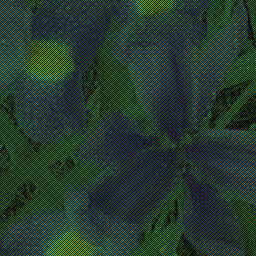
#> input picture Immagini/Fiori_mosaic.bmp, 256 x 256 px, found by its file name
$ python Es_2_6_4.py
#> lines starting #> are read from the running program, lines starting #| are printed output that depends on the picture
"""
Created on Tue Apr 15 15:38:17 2025

@author: david
"""

# 4. Demosaicking. La maggior parte delle fotocamere digitali acquisisce una sola informazione di colore
# (rosso, verde, oppure blu) per ogni pixel, secondo il pattern mostrato nell’immagine Mosaic.bmp, e
# produce quindi, per ogni canale di colore, una matrice in cui solo alcuni dei valori sono non nulli. Gli
# altri valori sono poi ottenuti mediante interpolazione bilineare di quelli disponibili.
# L’immagine Fiori mosaic.bmp contiene appunto, nelle tre componenti, le matrici prima dell’interpolazione.
# Scrivete una funzione function y = demosa1(x) in cui estraete le tre componenti, effettuate l’interpolazione,
# ricomponete l’immagine e confrontate il risultato, sia visivamente che in termini di SNR,
# con l’immagine vera Fiori256.bmp.
# Si pu`o migliorare la qualit`a attraverso un’interpolazione adattativa. A tale scopo scrivete una nuova
# funzione function y = demosa2(x) in cui per ogni pixel da interpolare considerate i valori dei
# due pixel pi`u vicini disponibili sulla stessa riga (W ed E) e sulla stessa colonna (N e S) e calcolate le
# differenze |W − E| e |N − S|. Se |W − E| > 3|N − S|, usate solo N e S per l’interpolazione, se vale
# il contrario usate solo W ed E, altrimenti procedete normalmente.


import skimage.io as io
import skimage.exposure as exp
import matplotlib.pyplot as plt
import scipy.ndimage as ndi
import numpy as np

x = io.imread('../immagini/Fiori_mosaic.bmp')
#> x is the input picture: shape (256, 256, 3); mean R, G, B 30.7, 55.7, 39.2

r, g, b = x[:, :, 0], x[:, :, 1], x[:, :, 2]
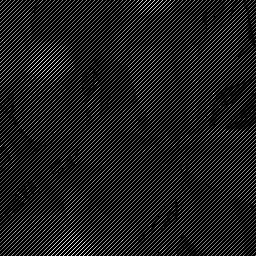
#> r: shape (256, 256); min 0, max 243, mean 30.7
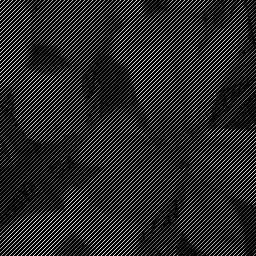
#> b: shape (256, 256); min 0, max 254, mean 39.2

plt.figure(1)
plt.subplot(1,3,1)
plt.imshow(r, clim=[0,255], cmap='gray')
plt.title('R')
plt.subplot(1,3,2)
plt.imshow(g, clim=[0,255], cmap='gray')
plt.title('G')
plt.subplot(1,3,3)
plt.imshow(b, clim=[0,255], cmap='gray')
plt.title('B')

k=3
R = ndi.uniform_filter(r,(k,k))
G = ndi.uniform_filter(g,(k,k))
B = ndi.uniform_filter(b,(k,k))
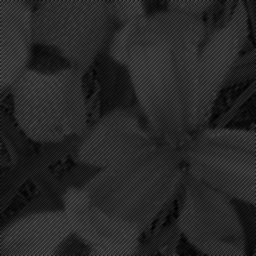
#> B: shape (256, 256); min 0, max 87, mean 38.6

plt.figure(2)
plt.subplot(1,3,1)
plt.imshow(R, clim=[0,255], cmap='gray')
plt.title('R')
plt.subplot(1,3,2)
plt.imshow(G, clim=[0,255], cmap='gray')
plt.title('G')
plt.subplot(1,3,3)
plt.imshow(B, clim=[0,255], cmap='gray')
plt.title('B')

plt.figure(3)
y = np.stack((R,G,B), -1)
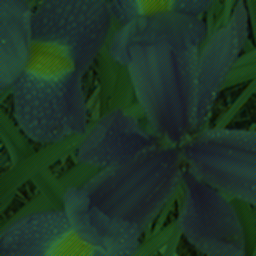
#> y: shape (256, 256, 3); mean of channels 0, 1, 2 30.1, 55, 38.6; drawn as R, G, B
plt.imshow(y);

#Miglioro risultato tramite interpolazione adattiva
def interpol(x):
    w= x[3]
    e= x[5]
    n= x[1]
    s= x[7]
    d1 = np.abs(w-e)
    d2 = np.abs(n-s)
    if ( ( d1 - d2 ) > 3*d2 ): #usa solo n e s
       return (n + s) / 2
    #altrimenti usa solo w e e
    else :
        return(w + e) / 2

R = ndi.generic_filter(r, interpol,(k,k))
G = ndi.generic_filter(g, interpol,(k,k))
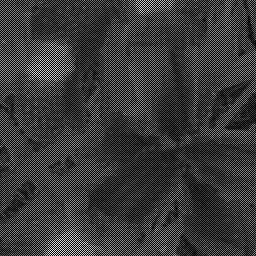
#> G: shape (256, 256); min 0, max 232, mean 55.5
B = ndi.generic_filter(b, interpol,(k,k))
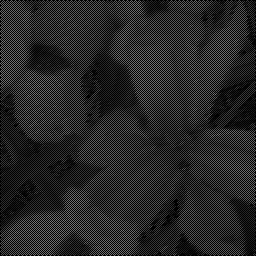
#> B: shape (256, 256); min 0, max 127, mean 38.8

plt.figure(4)
plt.subplot(1,3,1)
plt.imshow(R, clim=[0,255], cmap='gray')
plt.title('R')
plt.subplot(1,3,2)
plt.imshow(G, clim=[0,255], cmap='gray')
plt.title('G')
plt.subplot(1,3,3)
plt.imshow(B, clim=[0,255], cmap='gray')
plt.title('B')

plt.figure(5)
y = np.stack((R,G,B), -1)
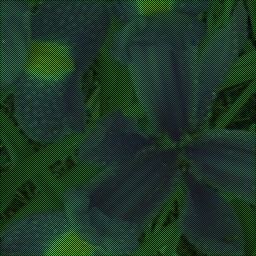
#> y: shape (256, 256, 3); mean of channels 0, 1, 2 30.3, 55.5, 38.8; drawn as R, G, B
plt.imshow(y);
